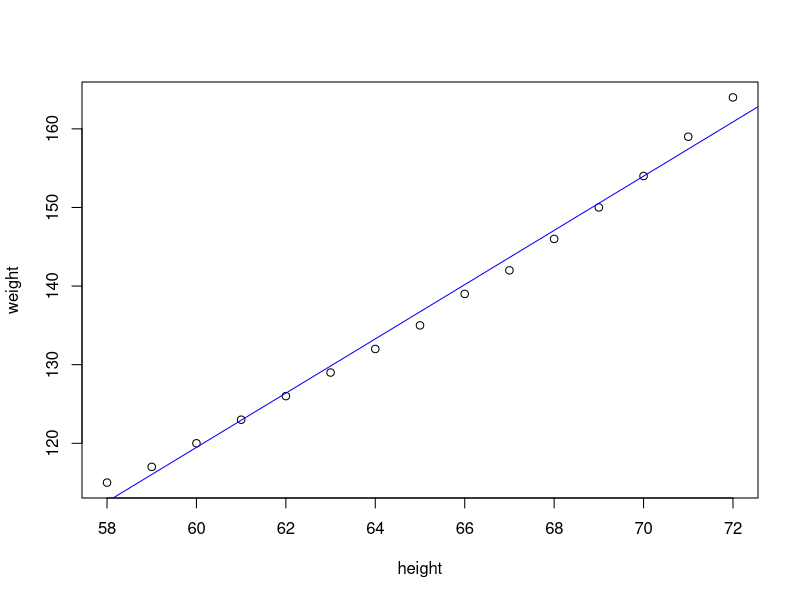
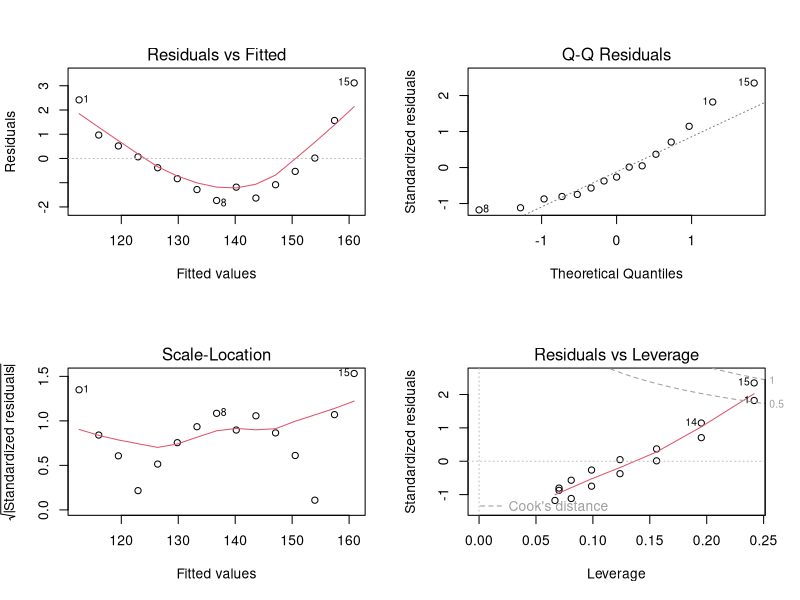

These figures' R source, in order:
# 회귀분석 모델을 작성 
# 적정한 추세선을 만들기 위한 수식을 완성을 해줌. :) y = f(x)/ t =wx + b w:기울기,y:절편

# 미국 여성 데이터 (height, weight)를 사용해 회귀모델을 작성
# 미지의 경험하지 않은 height를 입력하여 몸무게를 예측하기.

str(women) 
dim(women)

#둘다 숫자,숫자 

#상관계수 이용 (공분산을 표준화한것)
cor(women$height, women$weight) # r:0.9954948
cor.test(women$height, women$weight) # 상관관계가 의미가 있는지 먼저 확인 p -value
plot(weight ~ height, data=women)

# 영향을 주는 변수(독립변수 = height) / 영향을 받는 변수 (종속변수 = weight)
# 인과관계는 있는지 확인 ? 개발자 판단 height가 weight에 영향을 주는것으로 판단.

#조건이 만족되었으므로 회귀 분석 모델을 작성을 한다.
# y = wx + b : 이 수식 얻기

#최소자승법 함수 사용하기
mfit <- lm(formula = weight ~ height, data=women) # 전통적 기계학습 알고리즘 모델을 이용하고 있다.
#  slope(기울기):3.45 / bias(절편): -87.52 y_hat(예측값) =3.45 * x + -87.52 x:예측할 값(여기선 weight)
mfit # <-model
abline(mfit, col='blue')
head(women)

pred1 <-3.45 * 58 + -87.52 # 실제값 115 예측결과값 :112.58
cat('예측 결과: ', pred1)

pred2 <-3.45 * 63 + -87.52 # 실제값 129 예측결과값 :129.83 
cat('예측 결과: ', pred2) 

#경험한적이 없는 새로운 hight값에 대한 weight?

# new_x <- 33
new_x <- 77
new_pred <- 3.45 * new_x + -87.52
cat('새예측 결과: ', new_pred)

summary(mfit) # 모델에 대한 요약 통계량 
#    최소  25~50   중간     50~75    최대
#    Min      1Q  Median      3Q     Max 
#-1.7333 -1.1333 -0.3833  0.7417  3.1167 

#p-value: 1.091e-14 <- 0.05보다 작으면 쓸수 o

# 독립변수 한개일때 R-squared : 결정계수(설명력) 
#Multiple R-squared:  0.991 : 독립변수 height 분산이 -> 종속변수 weight의 분산을 99%정도 설명할 수 있다.
# 독립변수 여러개일때 Adjusted R-squared




# 회귀분석모형의 적절성을 위한 조건 : 
# 아래의 조건 위배 시에는 변수 제거나 조정을 신중히 고려해야 함.

# 1) 정규성 : 독립변수들의 잔차항이 정규분포를 따라야 한다.
# 2) 독립성 : 독립변수들 간의 값이 서로 관련성이 없어야 한다. (나이, 주민,학년 비슷함 x)
# 3) 선형성 : 독립변수의 변화에 따라 종속변수도 변화하나 일정한 패턴을 가지면 좋지 않다.
# 4) 등분산성 : 독립변수들의 오차(잔차)의 분산은 일정해야 한다. 특정한 패턴 없이 고르게 분포되어야 한다.
# 5) 다중공선성 : 독립변수들 간에 강한 상관관계로 인한 문제가 발생하지 않아야 한다.


# 회귀분석모형의 적절성을 위한 조건을 시각화로 확인
par(mfrow = c(2,2))
plot(mfit)
# Residuals vs Fitted = 선형성을 알 수 있는 차트
# 패턴이 보임 좋은 차트 x

#Normal Q-Q = 정규성을 알 수 있는 차트 
#일부의 데이터가 바깥으로 빠져나가고 있다. 1번과 15번데이터 
# 좋은 차트x

# Scale-Location = 등분산성을 알 수있는 차트 (평평한차트일수록 좋은것)

#Residuals vs Levearage 
# Cook's didstance 이상치(아웃라이어)를 알려줌 
# 이상치(아웃라이어) : ex)우리반에 서장훈 한명 (평균에 지장을줌)
# 여기선 1과 15가 아웃라이어 인것 같다고 알려주고 있다.





